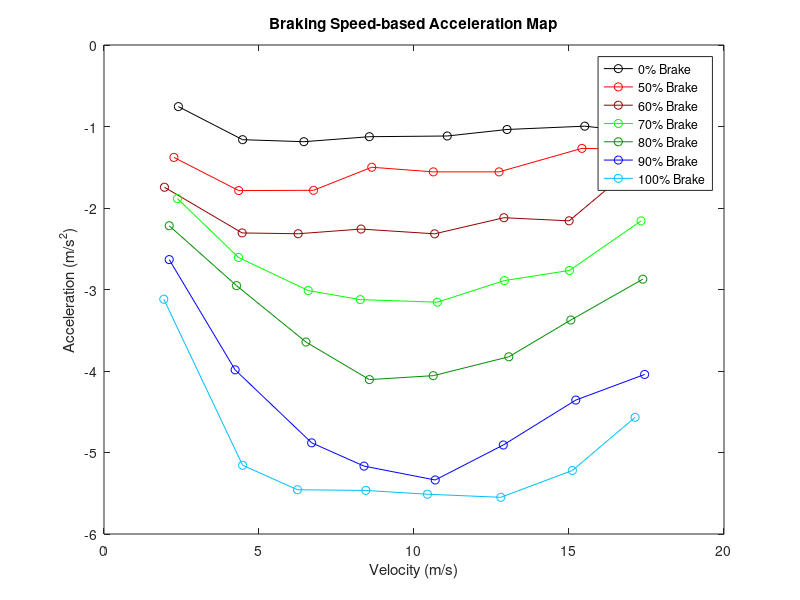

Recreate this plot in MATLAB.
% close all; clear all; clc;

%% Acceleration Data For Variety of velocities for 0% Brake 
velocity = [2.399589, 4.471362, 6.448318, 8.559670, 11.072673, 13.000194, 15.507926, 17.218624];  % m/s

brake5mph = (0.767394-1.946687)/(9.637850-8.077919);
brake5mph2 = (1.002368-1.378073)/(8.958038-8.477911);

brake10mph = (1.126974-4.008053)/(12.119987-9.639985);
brake10mph2 = (3.284663-3.015364)/(10.240087-10.459895);

brake15mph = (1.008533-5.422333)/(14.931870-11.211954);
brake15mph2 = (3.404444-4.393862)/(12.891840-12.111886);

brake20mph = (1.011367-7.514272)/(18.463570-12.683760);
brake20mph2 = (3.028557-4.089550)/(16.703745-15.843602);

brake25mph = (1.290332-9.508132)/(21.744708-14.384798);
brake25mph2 = (5.005111-6.004445)/(18.704790-17.784784);

brake30mph = (1.157354-11.979472)/(23.999135-13.559202);
brake30mph2 = (4.520471-5.547513)/(21.039165-20.119223);

brake35mph = (1.852462-13.524389)/(28.325282-16.605469);
brake35mph2 = (5.574302-6.558788)/(25.005396-24.025368);

brake40mph = (2.090986-15.942108)/(38.993088-26.013140);
brake40mph2 = (7.524243-9.391258)/(34.173213-32.313172);

acceleration0 = [brake5mph, brake10mph, brake15mph, brake20mph, brake25mph, brake30mph, brake35mph, brake40mph];

figure(2)
plot(velocity, acceleration0, 'color', [0.0 0.0 0.0], 'linestyle', '-', 'marker', 'o')
xlabel('Velocity (m/s)')
ylabel('Acceleration (m/s^2)')
title('Braking Speed-based Acceleration Map')
hold on
%% Acceleration Data For Variety of velocities for 50% Brake 
velocity = [2.255553, 4.345825, 6.759151, 8.636277, 10.623586, 12.743763, 15.416848, 17.320083];  % m/s

point1 = [6.779400,1.889777];   point2 = [7.379426,1.062208];
point3 = [6.919497,1.653626];   point4 = [7.899459,0.487911];
brake5mph = (point2(2)-point1(2))/(point2(1)-point1(1));
brake5mph2 = (point4(2)-point3(2))/(point4(1)-point3(1));

point1 = [11.318691,3.822406];   point2 = [11.838840,2.893236];
point3 = [11.478715,3.539388];   point4 = [12.878825,1.045455];
brake10mph = (point2(2)-point1(2))/(point2(1)-point1(1));
brake10mph2 = (point4(2)-point3(2))/(point4(1)-point3(1));

point1 = [12.540196,5.527268];   point2 = [12.900203,4.885483];
point3 = [12.560314,5.481194];   point4 = [14.880212,1.156108];
brake15mph = (point2(2)-point1(2))/(point2(1)-point1(1));
brake15mph2 = (point4(2)-point3(2))/(point4(1)-point3(1));

point1 = [14.595355,7.724909];   point2 = [15.395289,6.524931];
point3 = [15.075360,7.000977];   point4 = [18.695321,1.069524];
brake20mph = (point2(2)-point1(2))/(point2(1)-point1(1));
brake20mph2 = (point4(2)-point3(2))/(point4(1)-point3(1));

point1 = [20.723450,9.889665];   point2 = [21.403349,8.831270];
point3 = [21.083421,9.338181];   point4 = [25.483439,1.539461];
brake25mph = (point2(2)-point1(2))/(point2(1)-point1(1));
brake25mph2 = (point4(2)-point3(2))/(point4(1)-point3(1));

point1 = [24.942102,11.093856];   point2 = [25.622206,10.035141];
point3 = [24.742271,11.406249];   point4 = [30.722247,1.320236];
brake30mph = (point2(2)-point1(2))/(point2(1)-point1(1));
brake30mph2 = (point4(2)-point3(2))/(point4(1)-point3(1));

point1 = [22.223171,14.292436];   point2 = [23.023378,13.277370];
point3 = [21.523129,15.058323];   point4 = [30.143283,2.795945];
brake35mph = (point2(2)-point1(2))/(point2(1)-point1(1));
brake35mph2 = (point4(2)-point3(2))/(point4(1)-point3(1));

point1 = [21.662642,16.104480];   point2 = [22.762684,14.694565];
point3 = [22.442602,15.076250];   point4 = [31.722588,2.187781];
brake40mph = (point2(2)-point1(2))/(point2(1)-point1(1));
brake40mph2 = (point4(2)-point3(2))/(point4(1)-point3(1));


acceleration50 = [brake5mph, brake10mph, brake15mph, brake20mph, brake25mph, brake30mph, brake35mph, brake40mph];

plot(velocity, acceleration50, 'color', [1 0.0 0.0], 'linestyle', '-', 'marker', 'o')

%% Acceleration Data For Variety of velocities for 60% Brake 
velocity = [1.949396, 4.456033, 6.263209, 8.291727, 10.666364, 12.900174, 15.004222, 17.342080];  % m/s

point1 = [13.024563,1.878128];   point2 = [13.644574,0.796083];
point3 = [13.144785,1.744320];   point4 = [13.864548,0.349276];
brake5mph = (point2(2)-point1(2))/(point2(1)-point1(1));
brake5mph2 = (point4(2)-point3(2))/(point4(1)-point3(1));

point1 = [9.724603,4.030460];   point2 = [10.144532,3.062088];
point3 = [9.904565,3.600583];   point4 = [11.144459,0.878526];
brake10mph = (point2(2)-point1(2))/(point2(1)-point1(1));
brake10mph2 = (point4(2)-point3(2))/(point4(1)-point3(1));

point1 = [10.027093,5.545533];   point2 = [10.687176,4.016912];
point3 = [9.887123,5.848352];   point4 = [11.687116,1.515651];
brake15mph = (point2(2)-point1(2))/(point2(1)-point1(1));
brake15mph2 = (point4(2)-point3(2))/(point4(1)-point3(1));

point1 = [22.080277,7.026368];   point2 = [22.480036,6.123533];
point3 = [22.320121,6.493218];   point4 = [24.180196,1.921242];
brake20mph = (point2(2)-point1(2))/(point2(1)-point1(1));
brake20mph2 = (point4(2)-point3(2))/(point4(1)-point3(1));

point1 = [16.026867,9.844043];   point2 = [16.487278,8.777397];
point3 = [16.286909,9.273821];   point4 = [19.206871,1.770089];
brake25mph = (point2(2)-point1(2))/(point2(1)-point1(1));
brake25mph2 = (point4(2)-point3(2))/(point4(1)-point3(1));

point1 = [20.264387,11.515159];   point2 = [20.744301,10.498125];
point3 = [20.684327,10.626102];   point4 = [24.384301,2.040708];
brake30mph = (point2(2)-point1(2))/(point2(1)-point1(1));
brake30mph2 = (point4(2)-point3(2))/(point4(1)-point3(1));

point1 = [22.035926,14.010627];   point2 = [22.495922,13.018193];
point3 = [21.708932,15.381420];   point4 = [27.575854,1.701450];
brake35mph = (point2(2)-point1(2))/(point2(1)-point1(1));
brake35mph2 = (point4(2)-point3(2))/(point4(1)-point3(1));

point1 = [21.569021,15.570625];   point2 = [22.409163,14.383445];
point3 = [22.400368,14.374614];   point4 = [29.988989,2.622781];
brake40mph = (point2(2)-point1(2))/(point2(1)-point1(1));
brake40mph2 = (point4(2)-point3(2))/(point4(1)-point3(1));


acceleration60 = [brake5mph, brake10mph, brake15mph, brake20mph, brake25mph, brake30mph, brake35mph, brake40mph];

plot(velocity, acceleration60, 'color', [0.5764 0.0 0.0], 'linestyle', '-', 'marker', 'o')
%% Acceleration Data For Variety of velocities for 70% Brake 
velocity = [2.370531, 4.337160, 6.588608, 8.268588, 10.751820, 12.916797, 15.015370, 17.322462];  % m/s

point1 = [8.027149,1.834653];   point2 = [8.267274,1.381969];
point3 = [7.947218,1.928043];   point4 = [8.567256,0.681468];
brake5mph = (point2(2)-point1(2))/(point2(1)-point1(1));
brake5mph2 = (point4(2)-point3(2))/(point4(1)-point3(1));

point1 = [8.948733,4.010718];   point2 = [9.328687,3.020325];
point3 = [9.128802,3.649628];   point4 = [10.308804,0.366686];
brake10mph = (point2(2)-point1(2))/(point2(1)-point1(1));
brake10mph2 = (point4(2)-point3(2))/(point4(1)-point3(1));

point1 = [9.983595,6.215733];   point2 = [10.523586,4.588855];
point3 = [10.203662,5.621272];   point4 = [11.403611,1.649293];
brake15mph = (point2(2)-point1(2))/(point2(1)-point1(1));
brake15mph2 = (point4(2)-point3(2))/(point4(1)-point3(1));

point1 = [14.344343,7.690416];   point2 = [14.944842,5.814281];
point3 = [14.504360,7.234183];   point4 = [16.124449,1.670316];
brake20mph = (point2(2)-point1(2))/(point2(1)-point1(1));
brake20mph2 = (point4(2)-point3(2))/(point4(1)-point3(1));

point1 = [14.441531,9.817603];   point2 = [14.781551,8.744629];
point3 = [14.381538,9.992943];   point4 = [16.701589,1.970902];
brake25mph = (point2(2)-point1(2))/(point2(1)-point1(1));
brake25mph2 = (point4(2)-point3(2))/(point4(1)-point3(1));

point1 = [15.055452,11.580388];   point2 = [15.395415,10.597765];
point3 = [15.215448,11.104466];   point4 = [18.115386,2.141903];
brake30mph = (point2(2)-point1(2))/(point2(1)-point1(1));
brake30mph2 = (point4(2)-point3(2))/(point4(1)-point3(1));

point1 = [16.021710,12.793588];   point2 = [16.581709,11.244441];
point3 = [16.301910,12.027942];   point4 = [19.661724,2.457150];
brake35mph = (point2(2)-point1(2))/(point2(1)-point1(1));
brake35mph2 = (point4(2)-point3(2))/(point4(1)-point3(1));

point1 = [21.700337,15.892168];   point2 = [22.480420,14.208274];
point3 = [22.400368,14.374614];   point4 = [27.080353,3.978057];
brake40mph = (point2(2)-point1(2))/(point2(1)-point1(1));
brake40mph2 = (point4(2)-point3(2))/(point4(1)-point3(1));


acceleration70 = [brake5mph, brake10mph, brake15mph, brake20mph, brake25mph, brake30mph, brake35mph, brake40mph];

plot(velocity, acceleration70, 'color', [0.0 1.0 0.0], 'linestyle', '-', 'marker', 'o')

%% Acceleration Data For Variety of velocities for 80% Brake 
velocity = [2.103452, 4.275421, 6.515093, 8.560335, 10.620332, 13.058321, 15.060000, 17.381358];  % m/s

point1 = [7.933463,2.315682];   point2 = [7.953576,2.271077];
point3 = [8.193452,1.818326];   point4 = [8.433466,1.295211];
brake5mph = (point2(2)-point1(2))/(point2(1)-point1(1));
brake5mph2 = (point4(2)-point3(2))/(point4(1)-point3(1));

point1 = [13.181928,4.020450];   point2 = [13.501849,3.075761];
point3 = [13.181928,4.020450];   point4 = [13.781864,2.023027];
brake10mph = (point2(2)-point1(2))/(point2(1)-point1(1));
brake10mph2 = (point4(2)-point3(2))/(point4(1)-point3(1));

point1 = [8.644737,6.075789];   point2 = [8.884737,5.201111];
point3 = [8.664721,6.033383];   point4 = [9.044776,4.541115];
brake15mph = (point2(2)-point1(2))/(point2(1)-point1(1));
brake15mph2 = (point4(2)-point3(2))/(point4(1)-point3(1));

point1 = [16.973038,8.033266];   point2 = [17.153234,7.293484];
point3 = [16.993056,7.978809];   point4 = [17.833231,4.400147];
brake20mph = (point2(2)-point1(2))/(point2(1)-point1(1));
brake20mph2 = (point4(2)-point3(2))/(point4(1)-point3(1));

point1 = [17.281119,9.042038];   point2 = [17.521053,8.068559];
point3 = [17.001096,10.051952];   point4 = [18.721096,2.778759];
brake25mph = (point2(2)-point1(2))/(point2(1)-point1(1));
brake25mph2 = (point4(2)-point3(2))/(point4(1)-point3(1));

point1 = [13.557536,12.052247];   point2 = [14.077507,10.062931];
point3 = [13.517550,12.183116];   point4 = [15.957528,2.468646];
brake30mph = (point2(2)-point1(2))/(point2(1)-point1(1));
brake30mph2 = (point4(2)-point3(2))/(point4(1)-point3(1));

point1 = [19.279752,13.592139];   point2 = [19.519821,12.782088];
point3 = [19.359852,13.330885];   point4 = [22.120132,3.272732];
brake35mph = (point2(2)-point1(2))/(point2(1)-point1(1));
brake35mph2 = (point4(2)-point3(2))/(point4(1)-point3(1));

point1 = [19.395586,16.829792];   point2 = [20.935575,12.405073];
point3 = [19.815629,15.701905];   point4 = [24.275784,2.187754];
brake40mph = (point2(2)-point1(2))/(point2(1)-point1(1));
brake40mph2 = (point4(2)-point3(2))/(point4(1)-point3(1));


acceleration80 = [brake5mph, brake10mph, brake15mph, brake20mph, brake25mph, brake30mph, brake35mph, brake40mph];

plot(velocity, acceleration80, 'color', [0.0 0.5647 0.0], 'linestyle', '-', 'marker', 'o')
%% Acceleration Data For Variety of velocities for 90% Brake 
velocity = [2.103452, 4.229488, 6.698545, 8.387588, 10.684664, 12.880022, 15.219108, 17.439246];  % m/s

brake5mph = (0.022940-1.813192)/(10.360989-9.681061);
brake5mph2 = (1.042815-1.601007)/(10.021102-9.821170);

brake10mph = (0.024259-3.690838)/(13.859709-12.939768);
brake10mph2 = (2.051415-3.031315)/(13.359711-13.139752);

brake15mph = (1.045501-5.926587)/(11.198378-10.198406);
brake15mph2 = (2.520189-3.558570)/(10.918442-10.718359);

brake20mph = (0.007422-7.344434)/(16.225471-14.805473);
brake20mph2 = (5.035959-6.083190)/(15.265512-15.065513);

brake25mph = (0.977302-8.022525)/(26.631830-25.311817);
brake25mph2 = (6.620195-7.616379)/(25.571838-25.391884);

brake30mph = (1.015149-10.045740)/(21.847503-20.007586);
brake30mph2 = (7.055904-8.165822)/(20.607524-20.387475);

brake35mph = (1.043228-13.677525)/(20.936934-18.036983);
brake35mph2 = (8.024567-9.015447)/(20.631723-20.451737);

brake40mph = (2.093091-15.028284)/(22.248685-19.048721);
brake40mph2 = (7.064042-8.053071)/(21.028698-20.788758);

acceleration90 = [brake5mph, brake10mph, brake15mph, brake20mph, brake25mph, brake30mph, brake35mph, brake40mph];

plot(velocity, acceleration90, 'color', [0 0.0 1.0], 'linestyle', '-', 'marker', 'o')
%% Acceleration Data For Variety of velocities for 100% Brake 
velocity = [1.928696, 4.471362, 6.240145, 8.445275, 10.433095, 12.800073, 15.110204, 17.132518];  % m/s

point1 = [11.899499,1.480823];   point2 = [12.139462,0.732414];
point3 = [11.859419,1.569900];   point4 = [12.239466,0.317064];
brake5mph = (point2(2)-point1(2))/(point2(1)-point1(1));
brake5mph2 = (point4(2)-point3(2))/(point4(1)-point3(1));

point1 = [11.465115,3.557105];   point2 = [11.685085,2.422789];
point3 = [11.445122,3.626713];   point4 = [12.025147,0.740117];
brake10mph = (point2(2)-point1(2))/(point2(1)-point1(1));
brake10mph2 = (point4(2)-point3(2))/(point4(1)-point3(1));

point1 = [11.523438,5.376516];   point2 = [11.723462,4.285010];
point3 = [11.423462,5.742216];   point4 = [12.263439,1.031892];
brake15mph = (point2(2)-point1(2))/(point2(1)-point1(1));
brake15mph2 = (point4(2)-point3(2))/(point4(1)-point3(1));

point1 = [14.603330,7.019309];   point2 = [14.723286,6.363692];
point3 = [14.343355,7.844131];   point4 = [15.483233,1.694061];
brake20mph = (point2(2)-point1(2))/(point2(1)-point1(1));
brake20mph2 = (point4(2)-point3(2))/(point4(1)-point3(1));

point1 = [19.256861,9.011877];   point2 = [19.636900,6.917113];
point3 = [19.056753,9.760914];   point4 = [20.396765,2.392165];
brake25mph = (point2(2)-point1(2))/(point2(1)-point1(1));
brake25mph2 = (point4(2)-point3(2))/(point4(1)-point3(1));

point1 = [17.444560,11.478544];   point2 = [17.684599,10.146400];
point3 = [17.324610,12.000106];   point4 = [19.084523,1.920340];
brake30mph = (point2(2)-point1(2))/(point2(1)-point1(1));
brake30mph2 = (point4(2)-point3(2))/(point4(1)-point3(1));

point1 = [19.651875,13.345065];   point2 = [19.851725,12.301802];
point3 = [19.511803,14.046596];   point4 = [21.731714,2.062785];
brake35mph = (point2(2)-point1(2))/(point2(1)-point1(1));
brake35mph2 = (point4(2)-point3(2))/(point4(1)-point3(1));

point1 = [17.355789,16.065428];   point2 = [17.575656,15.060981];
point3 = [17.175741,16.651169];   point4 = [19.975815,2.495466];
brake40mph = (point2(2)-point1(2))/(point2(1)-point1(1));
brake40mph2 = (point4(2)-point3(2))/(point4(1)-point3(1));


acceleration100 = [brake5mph, brake10mph, brake15mph, brake20mph, brake25mph, brake30mph, brake35mph, brake40mph];

plot(velocity, acceleration100, 'color', [0 0.7490 1.0], 'linestyle', '-', 'marker', 'o')
legend('0% Brake', '50% Brake', '60% Brake','70% Brake','80% Brake','90% Brake','100% Brake')


